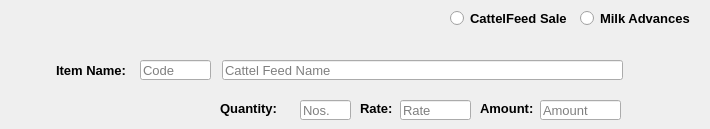
    <widget class="QWidget" name="tab_2">
     <attribute name="title">
      <string>Deductions-Cattle Feed Sale/Advances       </string>
     </attribute>
     <widget class="QLabel" name="Amount_lbl">
      <property name="geometry">
       <rect>
        <x>480</x>
        <y>100</y>
        <width>61</width>
        <height>16</height>
       </rect>
      </property>
      <property name="font">
       <font>
        <pointsize>10</pointsize>
        <weight>75</weight>
        <bold>true</bold>
       </font>
      </property>
      <property name="text">
       <string>Amount:</string>
      </property>
     </widget>
     <widget class="QLineEdit" name="cattel_feed_name_txt">
      <property name="geometry">
       <rect>
        <x>222</x>
        <y>60</y>
        <width>401</width>
        <height>20</height>
       </rect>
      </property>
      <property name="font">
       <font>
        <pointsize>10</pointsize>
       </font>
      </property>
      <property name="placeholderText">
       <string>Cattel Feed Name</string>
      </property>
     </widget>
     <widget class="QLabel" name="Rate_lbl_2">
      <property name="geometry">
       <rect>
        <x>360</x>
        <y>100</y>
        <width>41</width>
        <height>16</height>
       </rect>
      </property>
      <property name="font">
       <font>
        <pointsize>10</pointsize>
        <weight>75</weight>
        <bold>true</bold>
       </font>
      </property>
      <property name="text">
       <string>Rate:</string>
      </property>
     </widget>
     <widget class="QLineEdit" name="Amount_txt">
      <property name="geometry">
       <rect>
        <x>540</x>
        <y>100</y>
        <width>81</width>
        <height>20</height>
       </rect>
      </property>
      <property name="font">
       <font>
        <pointsize>10</pointsize>
       </font>
      </property>
      <property name="placeholderText">
       <string>Amount</string>
      </property>
     </widget>
     <widget class="QRadioButton" name="radioButton_7">
      <property name="geometry">
       <rect>
        <x>580</x>
        <y>10</y>
        <width>121</width>
        <height>17</height>
       </rect>
      </property>
      <property name="font">
       <font>
        <pointsize>10</pointsize>
        <weight>75</weight>
        <bold>true</bold>
       </font>
      </property>
      <property name="text">
       <string>Milk Advances</string>
      </property>
     </widget>
     <widget class="QLineEdit" name="Rate_txt_2">
      <property name="geometry">
       <rect>
        <x>400</x>
        <y>100</y>
        <width>71</width>
        <height>20</height>
       </rect>
      </property>
      <property name="font">
       <font>
        <pointsize>10</pointsize>
       </font>
      </property>
      <property name="placeholderText">
       <string>Rate</string>
      </property>
     </widget>
     <widget class="QLineEdit" name="code_txt_2">
      <property name="geometry">
       <rect>
        <x>140</x>
        <y>60</y>
        <width>71</width>
        <height>20</height>
       </rect>
      </property>
      <property name="font">
       <font>
        <pointsize>10</pointsize>
       </font>
      </property>
      <property name="placeholderText">
       <string>Code</string>
      </property>
     </widget>
     <widget class="QLabel" name="Item_name_lbl">
      <property name="geometry">
       <rect>
        <x>56</x>
        <y>60</y>
        <width>81</width>
        <height>20</height>
       </rect>
      </property>
      <property name="font">
       <font>
        <pointsize>10</pointsize>
        <weight>75</weight>
        <bold>true</bold>
       </font>
      </property>
      <property name="text">
       <string>Item Name:</string>
      </property>
     </widget>
     <widget class="QLabel" name="Quantity_lbl">
      <property name="geometry">
       <rect>
        <x>220</x>
        <y>100</y>
        <width>71</width>
        <height>16</height>
       </rect>
      </property>
      <property name="font">
       <font>
        <pointsize>10</pointsize>
        <weight>75</weight>
        <bold>true</bold>
       </font>
      </property>
      <property name="text">
       <string>Quantity:</string>
      </property>
     </widget>
     <widget class="QLineEdit" name="Quantity_txt">
      <property name="geometry">
       <rect>
        <x>300</x>
        <y>100</y>
        <width>51</width>
        <height>20</height>
       </rect>
      </property>
      <property name="font">
       <font>
        <pointsize>10</pointsize>
       </font>
      </property>
      <property name="placeholderText">
       <string>Nos.</string>
      </property>
     </widget>
     <widget class="QRadioButton" name="radioButton_8">
      <property name="geometry">
       <rect>
        <x>450</x>
        <y>10</y>
        <width>121</width>
        <height>17</height>
       </rect>
      </property>
      <property name="font">
       <font>
        <pointsize>10</pointsize>
        <weight>75</weight>
        <bold>true</bold>
       </font>
      </property>
      <property name="text">
       <string>CattelFeed Sale</string>
      </property>
     </widget>
    </widget>
